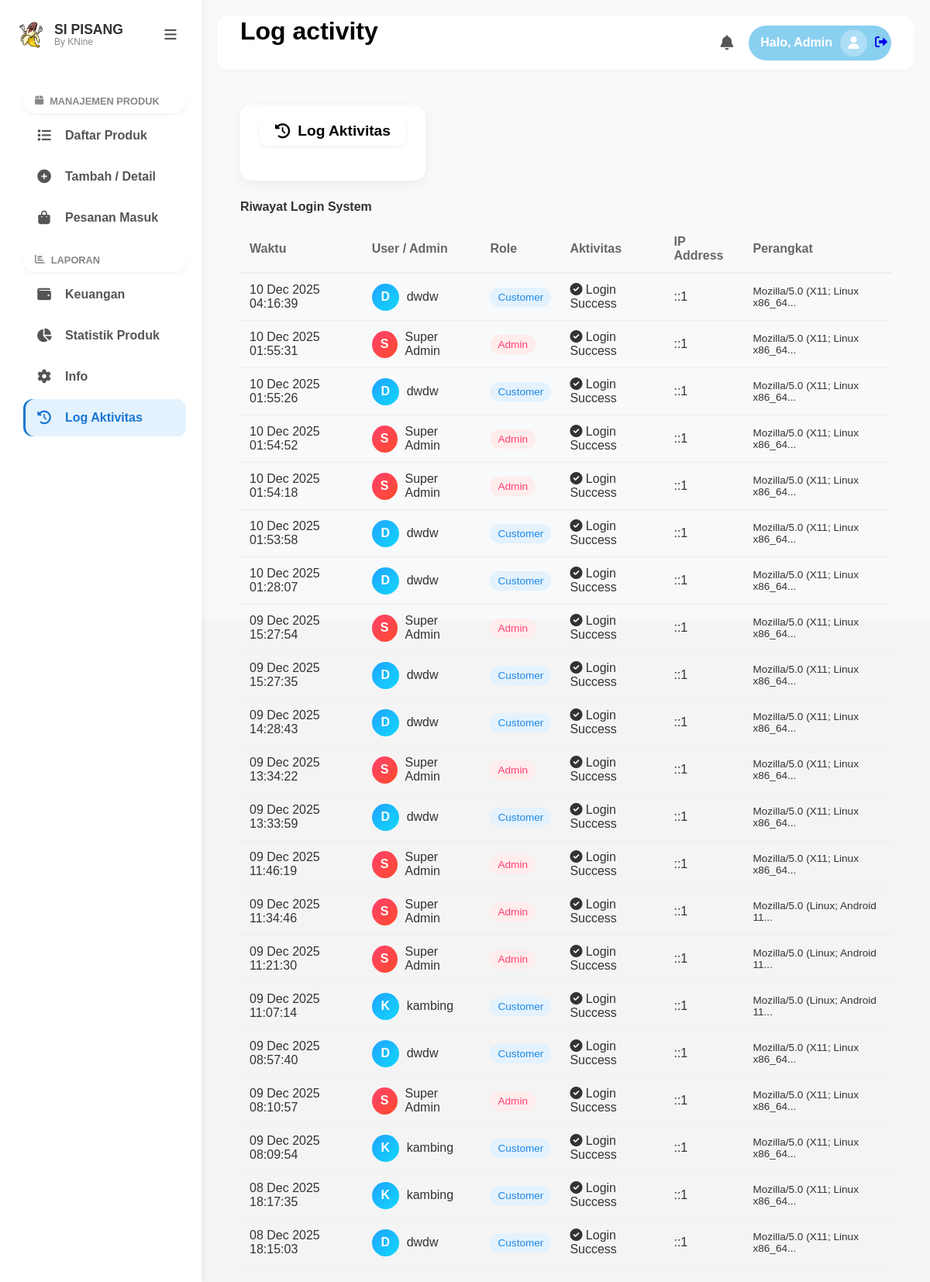
The page /index.php?action=dashboard&page=log_activity (signed in) on the database its author committed.
### tables this page shows
CREATE TABLE `activity_logs` (
  `id` int NOT NULL AUTO_INCREMENT,
  `user_id` int NOT NULL,
  `nama_user` varchar(100) NOT NULL,
  `role` enum('admin','customer') NOT NULL,
  `action` varchar(255) NOT NULL,
  `ip_address` varchar(45) NOT NULL,
  `device_info` text,
  `created_at` datetime DEFAULT CURRENT_TIMESTAMP,
  PRIMARY KEY (`id`)
);

### controllers/AdminController.php (called while the page is built, shortened)
<?php
require_once 'config/Database.php';
class AdminController
{
    private $db;
    public function __construct()
    {
        $database = new Database();
        $this->db = $database->getConnection();
    }
    public function dashboard()
    {
        $view = isset($_GET['page']) ? $_GET['page'] : 'daftar_produk';
        switch ($view) {
            case 'log_activity':
                $data = $this->getLogs();
                break;
        }
        require 'views/admin/dashboard.php';
    }
    private function getLogs()
    {
        require_once 'models/Log.php';
        $log = new Log($this->db);
        return $log->getAll();
    }
}

### config/Database.php (called while the page is built, shortened)
<?php
class Database {
    private $host = "localhost";
    private $db_name = "db_sipisang";
    private $username = "root";
    private $password = "67534";
    public function getConnection() {
        $this->conn = null;
        try {
            $this->conn = new PDO("mysql:host=" . $this->host . ";dbname=" . $this->db_name, $this->username, $this->password);
            $this->conn->exec("set names utf8");
        } catch(PDOException $exception) {
            echo "Connection error: " . $exception->getMessage();
        }
        return $this->conn;
    }
}
?>

### models/Log.php (called while the page is built, shortened)
<?php
class Log
{
    private $conn;
    private $table_name = "activity_logs";
    public function __construct($db)
    {
        $this->conn = $db;
    }
    public function getAll()
    {
        $query = "SELECT * FROM " . $this->table_name . " ORDER BY created_at DESC";
        $stmt = $this->conn->prepare($query);
        $stmt->execute();
        return $stmt->fetchAll(PDO::FETCH_ASSOC);
    }
}

### views/admin/pages/log_activity.php (the view, shortened to what this page needs)
<div class="page-header">
    <h2 class="page-title"><i class="fas fa-history"></i> Log Aktivitas</h2>
</div>
<div class="card fade-in-up">
    <div class="card-header">
        <h4>Riwayat Login System</h4>
    </div>
    <div class="card-body">
        <div class="table-responsive">
            <table class="table-custom">
                <thead>
                    <tr>
                        <th>Waktu</th>
                        <th>User / Admin</th>
                        <th>Role</th>
                        <th>Aktivitas</th>
                        <th>IP Address</th>
                        <th>Perangkat</th>
                    </tr>
                </thead>
                <tbody>
                    <?php if (empty($data)): ?>
                        <tr>
                            <td colspan="6" class="text-center">Belum ada data aktivitas.</td>
                        </tr>
                    <?php else: ?>
                        <?php foreach ($data as $log): ?>
                            <tr class="slide-in-row">
                                <td><?= date('d M Y H:i:s', strtotime($log['created_at'])) ?></td>
                                <td>
                                    <div class="user-info">
                                        <div class="avatar-circle <?= $log['role'] == 'admin' ? 'admin-avatar' : 'user-avatar' ?>">
                                            <?= strtoupper(substr($log['nama_user'], 0, 1)) ?>
                                        </div>
                                        <span><?= htmlspecialchars($log['nama_user']) ?></span>
                                    </div>
                                </td>
                                <td>
                                    <span class="badge <?= $log['role'] == 'admin' ? 'badge-danger' : 'badge-primary' ?>">
                                        <?= ucfirst($log['role']) ?>
                                    </span>
                                </td>
                                <td>
                                    <span class="status-text success"><i class="fas fa-check-circle"></i> <?= $log['action'] ?></span>
                                </td>
                                <td><span class="text-muted"><?= $log['ip_address'] ?></span></td>
                                <td class="text-small text-muted" title="<?= $log['device_info'] ?>">
                                    <?= substr($log['device_info'], 0, 30) ?>...
                                </td>
                            </tr>
                        <?php endforeach; ?>
                    <?php endif; ?>
                </tbody>
            </table>
        </div>
    </div>
</div>

### public/css/style.css (style rules this page uses)
* { margin: 0; padding: 0; box-sizing: border-box; font-family: 'Poppins', sans-serif; }
html { scroll-behavior: smooth; }
body { background-color: #f8f9fa; color: #333; overflow-x: hidden; padding-top: 170px; }
h2 { font-size: 2rem; font-weight: 800; margin-bottom: 30px; color: #000; }
.page-header { background: #fff; padding: 15px 25px; border-radius: 15px; font-weight: 800; font-size: 1.2rem; box-shadow: 0 5px 15px rgba(0, 0, 0, 0.05); margin-bottom: 25px; display: inline-block; color: #333; }
.badge { background: #eee; padding: 2px 8px; border-radius: 5px; font-size: 0.75rem; color: #555; }
body.admin-body { padding-top: 0; background-color: #f4f4f4; overflow: hidden; }
.page-title { background: #fff; padding: 8px 20px; border-radius: 10px; font-weight: 800; font-size: 1.2rem; box-shadow: 0 2px 5px rgba(0, 0, 0, 0.05); display: flex; align-items: center; gap: 10px; }
.table-custom { width: 100%; border-collapse: collapse; margin-top: 15px; }
.table-custom th { text-align: left; padding: 12px; background: #f8f9fa; color: #666; font-weight: 600; border-bottom: 2px solid #eee; }
.table-custom td { padding: 12px; border-bottom: 1px solid #eee; vertical-align: middle; }

### public/css/admin.css (style rules this page uses)
body.admin-body { padding-top: 0; background-color: #f4f4f4; overflow-y: auto; }
.table-custom { width: 100%; border-collapse: collapse; margin-top: 15px; }
.table-custom th { text-align: left; padding: 12px; background: #f8f9fa; color: #666; font-weight: 600; }
.table-custom td { padding: 12px; border-bottom: 1px solid #eee; }

### views/admin/pages/log_activity.php (style rules this page uses)
.fade-in-up { animation: fadeInUp 0.6s ease-out forwards; }
.slide-in-row { animation: slideInRight 0.4s ease-out forwards; opacity: 0; }
tr.slide-in-row:nth-child(1) { animation-delay: 0.1s; }
tr.slide-in-row:nth-child(2) { animation-delay: 0.2s; }
tr.slide-in-row:nth-child(3) { animation-delay: 0.3s; }
tr.slide-in-row:nth-child(4) { animation-delay: 0.4s; }
tr.slide-in-row:nth-child(5) { animation-delay: 0.5s; }
tr.slide-in-row:nth-child(6) { animation-delay: 0.6s; }
tr.slide-in-row:nth-child(7) { animation-delay: 0.7s; }
tr.slide-in-row:nth-child(8) { animation-delay: 0.8s; }
tr.slide-in-row:nth-child(9) { animation-delay: 0.9s; }
tr.slide-in-row:nth-child(10) { animation-delay: 1.0s; }
.user-info { display: flex; align-items: center; gap: 10px; }
.avatar-circle { width: 35px; height: 35px; border-radius: 50%; display: flex; align-items: center; justify-content: center; font-weight: bold; color: white; }
.admin-avatar { background: linear-gradient(135deg, #ff416c, #ff4b2b); }
.user-avatar { background: linear-gradient(135deg, #1fa2ff, #12d8fa); }
.badge-danger { background-color: #ffecec; color: #ff416c; padding: 5px 10px; border-radius: 20px; font-weight: 500; font-size: 0.85rem; }
.badge-primary { background-color: #e3f2fd; color: #1e88e5; padding: 5px 10px; border-radius: 20px; font-weight: 500; font-size: 0.85rem; }
.text-small { font-size: 0.85rem; }

### rows shown on the page
activity_logs: created_at "10 Dec 2025 04:16:39", nama_user "D", nama_user "dwdw", role "Customer", action "Login Success", ip_address "::1", device_info "Mozilla/5.0 (X11; Linux x86_64"
activity_logs: created_at "10 Dec 2025 01:55:31", nama_user "S", nama_user "Super Admin", role "Admin", action "Login Success", ip_address "::1", device_info "Mozilla/5.0 (X11; Linux x86_64"
activity_logs: created_at "10 Dec 2025 01:55:26", nama_user "D", nama_user "dwdw", role "Customer", action "Login Success", ip_address "::1", device_info "Mozilla/5.0 (X11; Linux x86_64"
activity_logs: created_at "10 Dec 2025 01:54:52", nama_user "S", nama_user "Super Admin", role "Admin", action "Login Success", ip_address "::1", device_info "Mozilla/5.0 (X11; Linux x86_64"
activity_logs: created_at "10 Dec 2025 01:54:18", nama_user "S", nama_user "Super Admin", role "Admin", action "Login Success", ip_address "::1", device_info "Mozilla/5.0 (X11; Linux x86_64"
activity_logs: created_at "10 Dec 2025 01:53:58", nama_user "D", nama_user "dwdw", role "Customer", action "Login Success", ip_address "::1", device_info "Mozilla/5.0 (X11; Linux x86_64"
activity_logs: created_at "10 Dec 2025 01:28:07", nama_user "D", nama_user "dwdw", role "Customer", action "Login Success", ip_address "::1", device_info "Mozilla/5.0 (X11; Linux x86_64"
activity_logs: created_at "09 Dec 2025 15:27:54", nama_user "S", nama_user "Super Admin", role "Admin", action "Login Success", ip_address "::1", device_info "Mozilla/5.0 (X11; Linux x86_64"
activity_logs: created_at "09 Dec 2025 15:27:35", nama_user "D", nama_user "dwdw", role "Customer", action "Login Success", ip_address "::1", device_info "Mozilla/5.0 (X11; Linux x86_64"
activity_logs: created_at "09 Dec 2025 14:28:43", nama_user "D", nama_user "dwdw", role "Customer", action "Login Success", ip_address "::1", device_info "Mozilla/5.0 (X11; Linux x86_64"
activity_logs: created_at "09 Dec 2025 13:34:22", nama_user "S", nama_user "Super Admin", role "Admin", action "Login Success", ip_address "::1", device_info "Mozilla/5.0 (X11; Linux x86_64"
activity_logs: created_at "09 Dec 2025 13:33:59", nama_user "D", nama_user "dwdw", role "Customer", action "Login Success", ip_address "::1", device_info "Mozilla/5.0 (X11; Linux x86_64"
activity_logs: created_at "09 Dec 2025 11:46:19", nama_user "S", nama_user "Super Admin", role "Admin", action "Login Success", ip_address "::1", device_info "Mozilla/5.0 (X11; Linux x86_64"
activity_logs: created_at "09 Dec 2025 11:34:46", nama_user "S", nama_user "Super Admin", role "Admin", action "Login Success", ip_address "::1", device_info "Mozilla/5.0 (Linux; Android 11"
activity_logs: created_at "09 Dec 2025 11:21:30", nama_user "S", nama_user "Super Admin", role "Admin", action "Login Success", ip_address "::1", device_info "Mozilla/5.0 (Linux; Android 11"
activity_logs: created_at "09 Dec 2025 11:07:14", nama_user "K", nama_user "kambing", role "Customer", action "Login Success", ip_address "::1", device_info "Mozilla/5.0 (Linux; Android 11"
activity_logs: created_at "09 Dec 2025 08:57:40", nama_user "D", nama_user "dwdw", role "Customer", action "Login Success", ip_address "::1", device_info "Mozilla/5.0 (X11; Linux x86_64"
activity_logs: created_at "09 Dec 2025 08:10:57", nama_user "S", nama_user "Super Admin", role "Admin", action "Login Success", ip_address "::1", device_info "Mozilla/5.0 (X11; Linux x86_64"
activity_logs: created_at "09 Dec 2025 08:09:54", nama_user "K", nama_user "kambing", role "Customer", action "Login Success", ip_address "::1", device_info "Mozilla/5.0 (X11; Linux x86_64"
activity_logs: created_at "08 Dec 2025 18:17:35", nama_user "K", nama_user "kambing", role "Customer", action "Login Success", ip_address "::1", device_info "Mozilla/5.0 (X11; Linux x86_64"
activity_logs: created_at "08 Dec 2025 18:15:03", nama_user "D", nama_user "dwdw", role "Customer", action "Login Success", ip_address "::1", device_info "Mozilla/5.0 (X11; Linux x86_64"

### other values the page prints
str_replace('_', ' ', $view) "Log activity"
